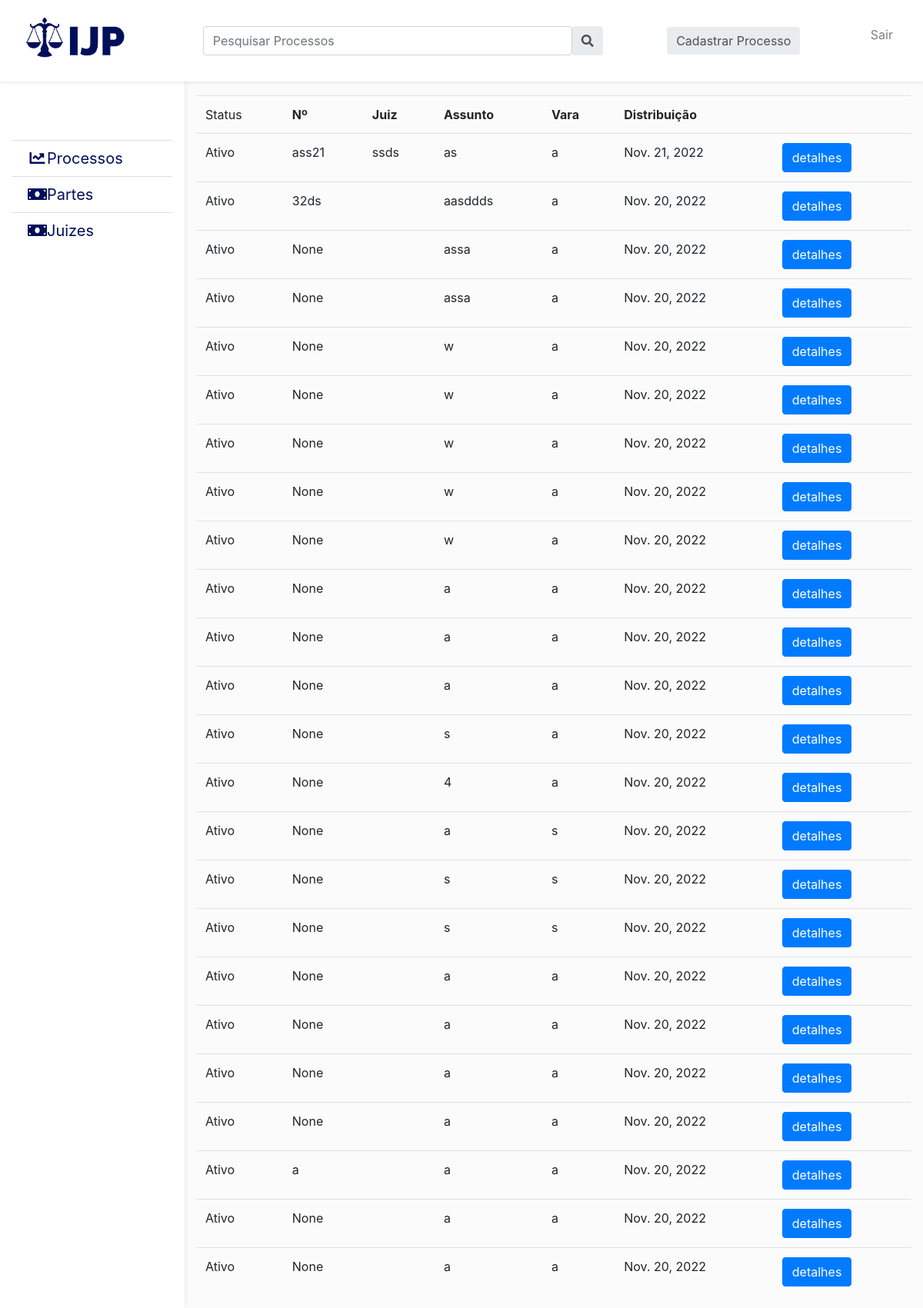
Screenshot of /processos (signed in) with the database file from the repository.
### process/models.py (models this page shows)
class Process (models.Model):
    number = models.CharField(
        max_length=25, unique=True, null=True, blank=True)
    class_process = models.CharField(max_length=50)
    court = models.CharField(max_length=50)
    forum = models.CharField(max_length=50)
    subject = models.CharField(max_length=50)
    organ = models.CharField(max_length=50, null=True, blank=True)
    area = models.CharField(max_length=50, null=True, blank=True)
    county = models.CharField(max_length=50, null=True, blank=True)
    controll = models.CharField(max_length=50, null=True, blank=True)
    distribution = models.DateField(auto_now_add=True)
    judge = models.ForeignKey(
        Judge, on_delete=models.SET_NULL, null=True, blank=True)
    value = models.FloatField()
    status = models.BooleanField(default=True, null=True, blank=True)
    slug = models.SlugField(null=True, blank=True)

### judge/models.py (models this page shows, shortened)
class Judge(models.Model):
    name = models.CharField(max_length=100, null=False)
    cnj = models.CharField(max_length=18, null=False, )

### process/views/admin_processes_views.py (the view, shortened to what this page needs)
# urls.py: path('processos', views.ProcessList.as_view(), name='list'),
@method_decorator(
    login_required(login_url='process:loginPage', redirect_field_name='next'),
    name='dispatch'
)
class ProcessList(ListView):
    model = Process
    context_object_name = 'processes'
    ordering = ['-distribution']
    template_name = 'adm/process/processList.html'
    def get_queryset(self, *args, **kwargs):
        search = self.request.GET.get('search')
        qs = super().get_queryset(*args, **kwargs)
        return qs
    def get_context_data(self, *args, **kwargs):
        ctx = super().get_context_data(*args, **kwargs)
        ctx.update({"active": 1, 'tag': 'Processo', })
        return ctx

### templates/adm/process/processList.html (shortened to what this page needs)
{% extends 'adm/baseAdmin.html' %}
{% block searchInput %}
<form method="GET" class="d-none d-md-flex input-group w-auto my-auto">
  <input name="search" autocomplete="off" type="search" class="form-control rounded"
    placeholder='Pesquisar Processos' style="min-width: 10px; width:60vh;" />
  <button type="submit" class="input-group-text border-0"><i class="fas fa-search"></i></button>
</form>
{% endblock searchInput %}
{%block button%}
<form method="GET" class="d-none d-md-flex input-group w-auto my-auto">
  <a href="{% url 'process:register'  %}" type="button" class="btn input-group-text border-0">Cadastrar {{tag}}</a>
</form>
{% endblock %}
{%block content%}
<table class="table table-stripped">
    <tbody>
      <tr>
        <td>Status</td>
        <td><b>Nº</b></td>
        <td><b>Juiz</b></td>
        <td><b>Assunto</b></td>
        <td><b>Vara</b></td>
        <td><b>Distribuição</b></td>
        <td></td>
      </tr>
      {% for i in processes  %}
      <tr>
        {% if  i.status%}
        <td>Ativo</td>
        {%else %}
        <td>Inativo</td>
        {% endif %}
      <td>{{i.number}}</td>
        <td>{{i.judge.name}}</td>
        <td>{{i.subject}}</td>
        <td>{{i.court}}</td>
        <td>{{i.distribution}}</td>
        <td><a href="{%url 'process:detail' i.id  %}" style="color:#FFF;" class='btn btn-primary'>detalhes</button></td>
      </tr>
      {% endfor %}
    </tbody>
  </table>
{% endblock %}

### base_static/css/sidebar.css (style rules this page uses)
body { background-color: #fbfbfb; }

### rows the page displays
Process: status "Ativo", number "ass21", judge.name "ssds", subject "as", court "a", distribution "Nov. 21, 2022"
Process: status "Ativo", number "32ds", subject "aasddds", court "a", distribution "Nov. 20, 2022"
Process: status "Ativo", number "None", subject "assa", court "a", distribution "Nov. 20, 2022"
Process: status "Ativo", number "None", subject "assa", court "a", distribution "Nov. 20, 2022"
Process: status "Ativo", number "None", subject "w", court "a", distribution "Nov. 20, 2022"
Process: status "Ativo", number "None", subject "w", court "a", distribution "Nov. 20, 2022"
Process: status "Ativo", number "None", subject "w", court "a", distribution "Nov. 20, 2022"
Process: status "Ativo", number "None", subject "w", court "a", distribution "Nov. 20, 2022"
Process: status "Ativo", number "None", subject "w", court "a", distribution "Nov. 20, 2022"
Process: status "Ativo", number "None", subject "a", court "a", distribution "Nov. 20, 2022"
Process: status "Ativo", number "None", subject "a", court "a", distribution "Nov. 20, 2022"
Process: status "Ativo", number "None", subject "a", court "a", distribution "Nov. 20, 2022"
Process: status "Ativo", number "None", subject "s", court "a", distribution "Nov. 20, 2022"
Process: status "Ativo", number "None", subject "4", court "a", distribution "Nov. 20, 2022"
Process: status "Ativo", number "None", subject "a", court "s", distribution "Nov. 20, 2022"
Process: status "Ativo", number "None", subject "s", court "s", distribution "Nov. 20, 2022"
Process: status "Ativo", number "None", subject "s", court "s", distribution "Nov. 20, 2022"
Process: status "Ativo", number "None", subject "a", court "a", distribution "Nov. 20, 2022"
Process: status "Ativo", number "None", subject "a", court "a", distribution "Nov. 20, 2022"
Process: status "Ativo", number "None", subject "a", court "a", distribution "Nov. 20, 2022"
Process: status "Ativo", number "None", subject "a", court "a", distribution "Nov. 20, 2022"
Process: status "Ativo", number "a", subject "a", court "a", distribution "Nov. 20, 2022"
Process: status "Ativo", number "None", subject "a", court "a", distribution "Nov. 20, 2022"
Process: status "Ativo", number "None", subject "a", court "a", distribution "Nov. 20, 2022"

### other values shown
{{ tag }} "Processo"
